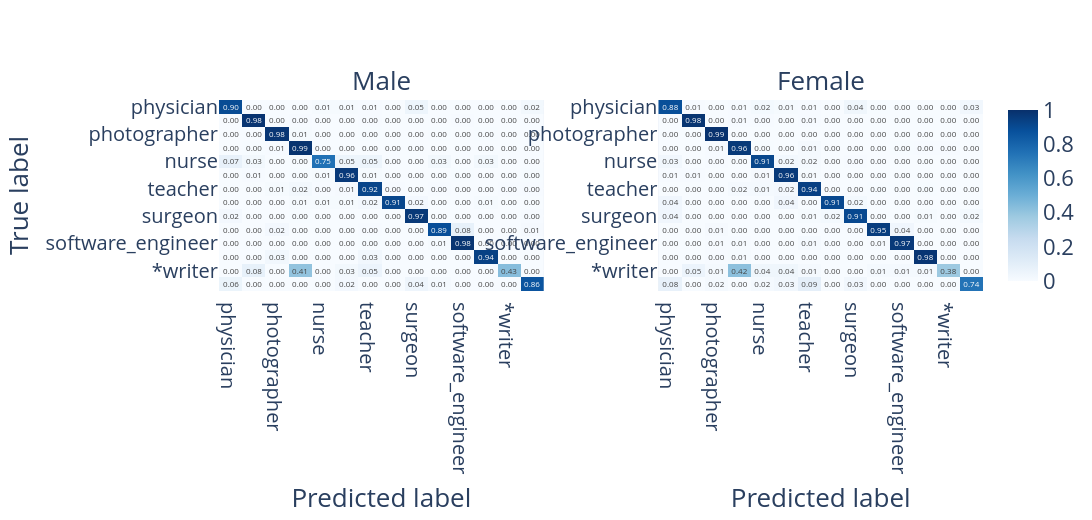

The code cell stored with this chart in its notebook:
### Code cell
plot_confusion_matrix(cms_M, cms_F, reviewed_plus_classes, 'plots/cm_RS.png')

### Figure 1 — Plotly figure (JSON) as saved in the notebook; plotly's stock layout.template omitted (floating-point values rounded to 4 significant figures; data arrays with more than 128 entries replaced by an {"elided": "..."} marker saying what was removed)
{"data": [{"coloraxis": "coloraxis", "text": {"elided": "14x14 float values"}, "texttemplate": "%{text:.2f}", "type": "heatmap", "x": ["physician", "attorney", "photographer", "journalist", "nurse", "psychologist", "teacher", "dentist", "surgeon", "architect", "software_engineer", "model", "*writer", "*researcher"], "xaxis": "x", "y": ["physician", "attorney", "photographer", "journalist", "nurse", "psychologist", "teacher", "dentist", "surgeon", "architect", "software_engineer", "model", "*writer", "*researcher"], "yaxis": "y", "z": {"elided": "14x14 float values"}}, {"coloraxis": "coloraxis", "text": {"elided": "14x14 float values"}, "texttemplate": "%{text:.2f}", "type": "heatmap", "x": ["physician", "attorney", "photographer", "journalist", "nurse", "psychologist", "teacher", "dentist", "surgeon", "architect", "software_engineer", "model", "*writer", "*researcher"], "xaxis": "x2", "y": ["physician", "attorney", "photographer", "journalist", "nurse", "psychologist", "teacher", "dentist", "surgeon", "architect", "software_engineer", "model", "*writer", "*researcher"], "yaxis": "y2", "z": {"elided": "14x14 float values"}}], "layout": {"annotations": [{"font": {"size": 26}, "showarrow": false, "text": "Male", "x": 0.2125, "xanchor": "center", "xref": "paper", "y": 1, "yanchor": "bottom", "yref": "paper"}, {"font": {"size": 26}, "showarrow": false, "text": "Female", "x": 0.7875, "xanchor": "center", "xref": "paper", "y": 1, "yanchor": "bottom", "yref": "paper"}], "coloraxis": {"cmax": 1, "cmin": 0, "colorscale": [[0, "rgb(247,251,255)"], [0.125, "rgb(222,235,247)"], [0.25, "rgb(198,219,239)"], [0.375, "rgb(158,202,225)"], [0.5, "rgb(107,174,214)"], [0.625, "rgb(66,146,198)"], [0.75, "rgb(33,113,181)"], [0.875, "rgb(8,81,156)"], [1, "rgb(8,48,107)"]]}, "font": {"size": 22}, "height": 520, "legend": {"font": {"size": 22}, "title": {"font": {"size": 22}}}, "title": {"font": {"size": 30}}, "width": 1100, "xaxis": {"anchor": "y", "domain": [0, 0.425], "tickfont": {"size": 20}, "title": {"font": {"size": 26}, "text": "Predicted label"}}, "xaxis2": {"anchor": "y2", "domain": [0.575, 1], "tickfont": {"size": 20}, "title": {"font": {"size": 26}, "text": "Predicted label"}}, "yaxis": {"anchor": "x", "autorange": "reversed", "domain": [0, 1], "tickfont": {"size": 20}, "title": {"font": {"size": 26}, "text": "True label"}}, "yaxis2": {"anchor": "x2", "autorange": "reversed", "domain": [0, 1], "tickfont": {"size": 20}, "title": {"font": {"size": 26}}}}}
